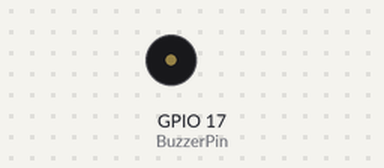
A sketch run on a simulated ESP32. Shown: buzzer (waves = sounding).

Above: at 2.2 s.
At 8.25 s:
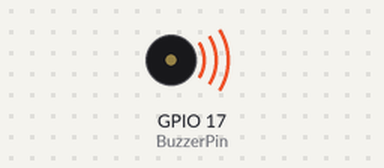
Timing chart, 0 to 8.7 s (numbered marks = the images above):
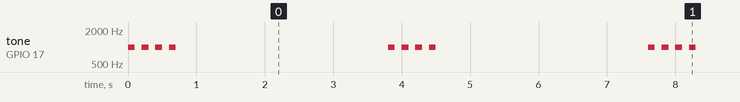

Measured:
- by itself, tone on GPIO 17 (BuzzerPin): repeats every 3.8 s: 3 × (silent 0.10 s, 1000 Hz 0.10 s), silent 3.1 s, 1000 Hz 0.10 s

The sketch:

14._Buzzer.ino
```cpp
#define BuzzerPin 17
const int pwmChannel = 0;
const int resolution = 10;

void setup() {
  pinMode(BuzzerPin, OUTPUT);
  ledcAttachPin(BuzzerPin, pwmChannel);
  ledcSetup(pwmChannel, 1000, resolution);
}

void loop() {
  for (int i=0; i<4; i++) {
    ledcWrite(pwmChannel, 512);
    delay(100);
    ledcWrite(pwmChannel, 0);
    delay(100);
  }
	delay(3000);
}
```
